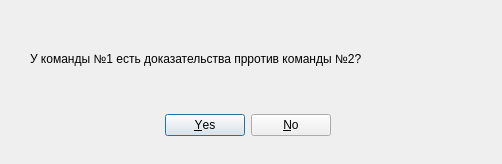
<?xml version="1.0" encoding="UTF-8"?>
<ui version="4.0">
 <class>WhatAboutProofDial</class>
 <widget class="QDialog" name="WhatAboutProofDial">
  <property name="geometry">
   <rect>
    <x>0</x>
    <y>0</y>
    <width>502</width>
    <height>164</height>
   </rect>
  </property>
  <property name="windowTitle">
   <string>Доказательства</string>
  </property>
  <widget class="QDialogButtonBox" name="buttonBox">
   <property name="geometry">
    <rect>
     <x>80</x>
     <y>90</y>
     <width>251</width>
     <height>71</height>
    </rect>
   </property>
   <property name="standardButtons">
    <set>QDialogButtonBox::No|QDialogButtonBox::Yes</set>
   </property>
  </widget>
  <widget class="QLabel" name="label">
   <property name="geometry">
    <rect>
     <x>30</x>
     <y>50</y>
     <width>451</width>
     <height>17</height>
    </rect>
   </property>
   <property name="text">
    <string>У команды №1 есть доказательства прротив команды №2?</string>
   </property>
  </widget>
 </widget>
 <resources/>
 <connections/>
</ui>
